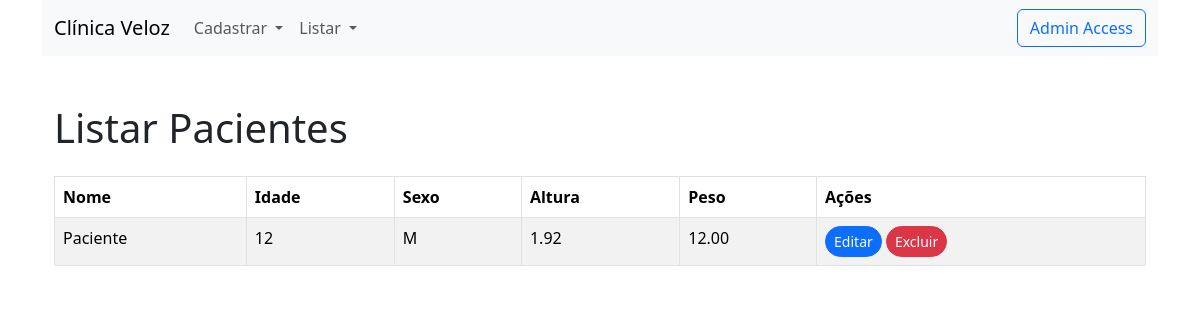
The page /listar-pacientes/ on the database its author committed.
### clinica/models.py (models this page shows, shortened)
class Paciente(models.Model):
    nome = models.CharField(max_length=100)
    idade = models.IntegerField()
    sexo = models.CharField(
        max_length=1, choices=[("M", "Masculino"), ("F", "Feminino")]
    )
    altura = models.DecimalField(max_digits=3, decimal_places=2)
    peso = models.DecimalField(max_digits=5, decimal_places=2)
    criado_em = models.DateTimeField(auto_now_add=True)
    atualizado_em = models.DateTimeField(auto_now=True)

### clinica/views.py (the view)
# urls.py: path("listar-pacientes/", ListarPacientes.as_view(), name="listar_pacientes"),
class ListarPacientes(ListView):
    template_name = "listar_pacientes.html"
    model = Paciente
    context_object_name = "pacientes"

### clinica/templates/listar_pacientes.html
{% extends 'base.html' %}
{% block content %}
    <div class="container mt-5">
        <h1 class="mb-4">Listar Pacientes</h1>
        <div class="table-responsive">
            <table class="table table-striped table-bordered table-hover rounded">
                <thead class="thead-dark">
                    <tr>
                        <th>Nome</th>
                        <th>Idade</th>
                        <th>Sexo</th>
                        <th>Altura</th>
                        <th>Peso</th>
                        <th>Ações</th>
                    </tr>
                </thead>
                <tbody>
                    {% for paciente in pacientes %}
                        <tr>
                            <td>{{ paciente.nome }}</td>
                            <td>{{ paciente.idade }}</td>
                            <td>{{ paciente.sexo }}</td>
                            <td>{{ paciente.altura }}</td>
                            <td>{{ paciente.peso }}</td>
                            <td>
                                <a href="{% url 'clinica:editar_paciente' paciente.id %}" class="btn btn-primary btn-sm rounded-pill">Editar</a>
                                <a href="{% url 'clinica:excluir' 'paciente' paciente.id %}" class="btn btn-danger btn-sm rounded-pill">Excluir</a>
                            </td>
                        </tr>
                    {% endfor %}
                </tbody>
            </table>
        </div>
    </div>
{% endblock %}

### rows shown on the page
Paciente: nome "Paciente", idade "12", sexo "M", altura "1.92", peso "12.00"
